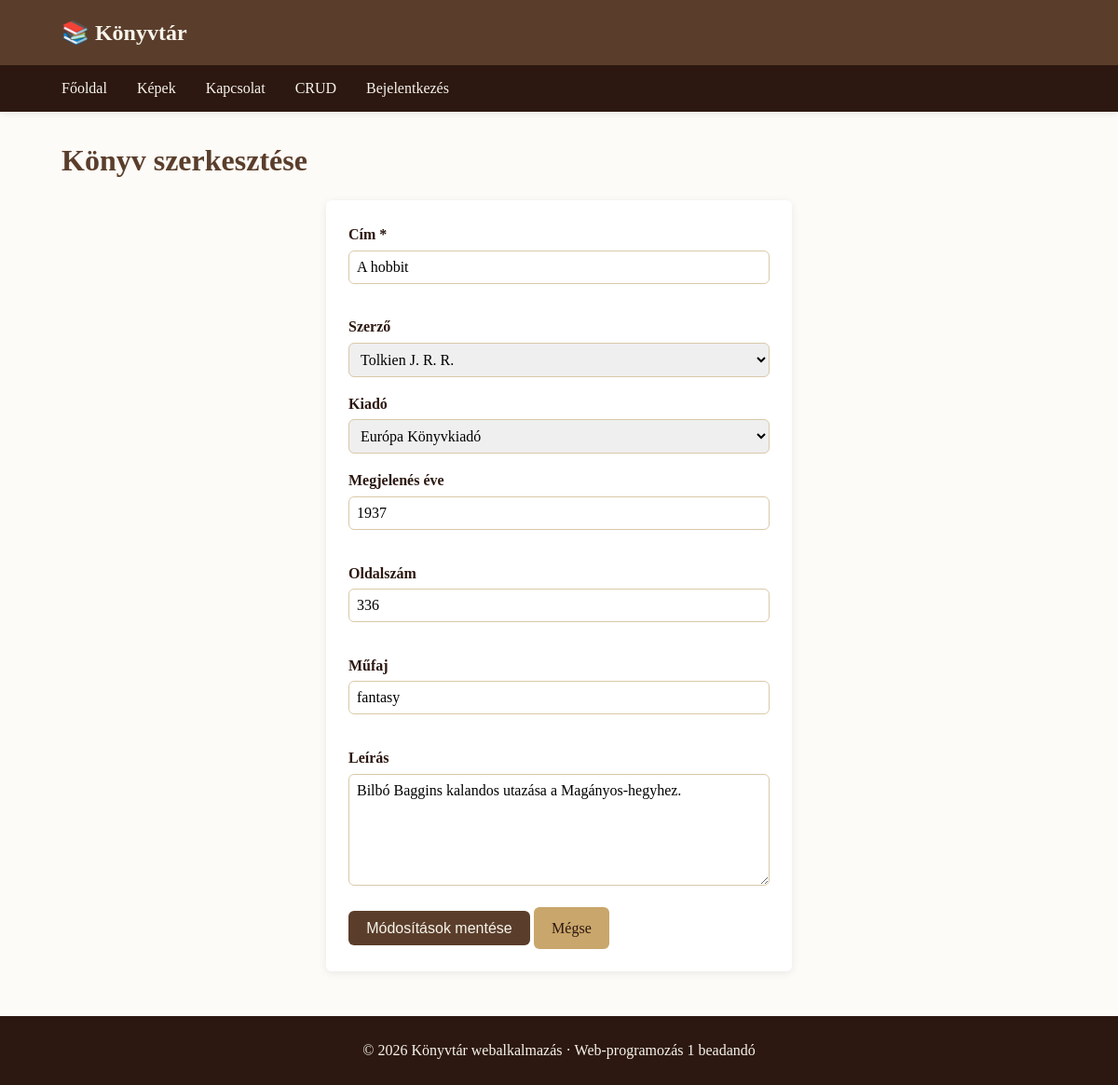
Screenshot of /konyvek/2/szerkesztes with the database file from the repository.
### tables this page shows
CREATE TABLE konyvek (
    id              INT UNSIGNED AUTO_INCREMENT PRIMARY KEY,
    cim             VARCHAR(200) NOT NULL,
    szerzo_id       INT UNSIGNED NULL,
    kiado_id        INT UNSIGNED NULL,
    megjelenes_eve  SMALLINT     NULL,
    oldalszam       INT UNSIGNED NULL,
    mufaj           VARCHAR(60)  NULL,
    leiras          TEXT         NULL,
    rogzitve        DATETIME     NOT NULL DEFAULT CURRENT_TIMESTAMP,
    FOREIGN KEY (szerzo_id) REFERENCES szerzok(id) ON DELETE SET NULL,
    FOREIGN KEY (kiado_id)  REFERENCES kiadok(id)  ON DELETE SET NULL,
    INDEX (cim),
    INDEX (mufaj)
);

CREATE TABLE kiadok (
    id      INT UNSIGNED AUTO_INCREMENT PRIMARY KEY,
    nev     VARCHAR(150) NOT NULL UNIQUE,
    varos   VARCHAR(100) NULL
);

### src/Controllers/Controller.php (called while the page is built, shortened)
<?php
abstract class Controller
{
    public function __construct(PDO $dbh)
    {
        $this->dbh = $dbh;
    }
    protected function nezet(string $view, array $valtozok = [], string $cim = ''): void
    {
        extract($valtozok, EXTR_SKIP);
        require __DIR__ . '/../Views/' . $view . '.php';
        require __DIR__ . '/../Views/layout.php';
    }
}

### src/Controllers/KonyvekController.php (called while the page is built, shortened)
<?php
final class KonyvekController extends Controller
{
    public function szerkesztesUrlap(array $parameterek): void
    {
        $id = (int) ($parameterek['id'] ?? 0);
        $konyv = $this->konyvBetolt($id);
        $this->nezet('konyvek/urlap', [
            'konyv'     => $konyv,
            'szerzok'   => $this->szerzokListaja(),
            'kiadok'    => $this->kiadokListaja(),
            'hibak'     => [],
            'cselekves' => '/konyvek/' . $id . '/szerkesztes',
            'cim'       => 'Könyv szerkesztése',
        ], 'Könyv szerkesztése');
    }
    private function konyvBetolt(int $id): ?array
    {
        $stmt = $this->dbh->prepare('SELECT * FROM konyvek WHERE id = :id LIMIT 1');
        $stmt->execute([':id' => $id]);
        $sor = $stmt->fetch();
        return $sor === false ? null : $sor;
    }
    private function szerzokListaja(): array
    {
        return $this->dbh->query(
            "SELECT id, CONCAT_WS(' ', csaladi_nev, uton_nev) AS nev
             FROM szerzok ORDER BY csaladi_nev, uton_nev"
        )->fetchAll();
    }
    private function kiadokListaja(): array
    {
        return $this->dbh->query('SELECT id, nev FROM kiadok ORDER BY nev')->fetchAll();
    }
}

### public/index.php (called while the page is built, shortened)
<?php
$dbh = require __DIR__ . '/../config/db.php';
$utvonal = parse_url($_SERVER['REQUEST_URI'] ?? '/', PHP_URL_PATH) ?: '/';
$metodus = strtoupper($_SERVER['REQUEST_METHOD'] ?? 'GET');
$router = new Router($dbh);
$router->kezel($metodus, $utvonal);

### src/Views/konyvek/urlap.php (the view, shortened to what this page needs)
<?php
$h = static fn(?string $s): string => htmlspecialchars($s ?? '', ENT_QUOTES, 'UTF-8');
$ujE = ((int) ($konyv['id'] ?? 0)) === 0;
?>
<h1><?= $h($cim) ?></h1>
<form class="urlap" method="POST" action="<?= $h($cselekves) ?>" novalidate>
    <div class="urlap-mezo">
        <label for="cim">Cím *</label>
        <input type="text" id="cim" name="cim" value="<?= $h((string) $konyv['cim']) ?>">
        <div class="urlap-hibauzenet"><?= $h($hibak['cim'] ?? '') ?></div>
    </div>
    <div class="urlap-mezo">
        <label for="szerzo_id">Szerző</label>
        <select id="szerzo_id" name="szerzo_id">
            <?php foreach ($szerzok as $sz): ?>
                <option value="<?= (int) $sz['id'] ?>"
                    <?= ((string) $sz['id'] === (string) $konyv['szerzo_id']) ? 'selected' : '' ?>>
                    <?= $h($sz['nev']) ?>
                </option>
            <?php endforeach; ?>
        </select>
    </div>
    <div class="urlap-mezo">
        <label for="kiado_id">Kiadó</label>
        <select id="kiado_id" name="kiado_id">
            <?php foreach ($kiadok as $ki): ?>
                <option value="<?= (int) $ki['id'] ?>"
                    <?= ((string) $ki['id'] === (string) $konyv['kiado_id']) ? 'selected' : '' ?>>
                    <?= $h($ki['nev']) ?>
                </option>
            <?php endforeach; ?>
        </select>
    </div>
    <div class="urlap-mezo">
        <label for="megjelenes_eve">Megjelenés éve</label>
        <input type="text" id="megjelenes_eve" name="megjelenes_eve"
               value="<?= $h((string) $konyv['megjelenes_eve']) ?>"
               inputmode="numeric">
        <div class="urlap-hibauzenet"><?= $h($hibak['megjelenes_eve'] ?? '') ?></div>
    </div>
    <div class="urlap-mezo">
        <label for="oldalszam">Oldalszám</label>
        <input type="text" id="oldalszam" name="oldalszam"
               value="<?= $h((string) $konyv['oldalszam']) ?>"
               inputmode="numeric">
        <div class="urlap-hibauzenet"><?= $h($hibak['oldalszam'] ?? '') ?></div>
    </div>
    <div class="urlap-mezo">
        <label for="mufaj">Műfaj</label>
        <input type="text" id="mufaj" name="mufaj" value="<?= $h((string) $konyv['mufaj']) ?>">
        <div class="urlap-hibauzenet"><?= $h($hibak['mufaj'] ?? '') ?></div>
    </div>
    <div class="urlap-mezo">
        <label for="leiras">Leírás</label>
        <textarea id="leiras" name="leiras"><?= $h((string) $konyv['leiras']) ?></textarea>
    </div>
    <button type="submit" class="gomb">
        <?= $ujE ? 'Könyv mentése' : 'Módosítások mentése' ?>
    </button>
    <a class="gomb gomb-masodlagos" href="/konyvek">Mégse</a>
</form>

### src/Router.php (shortened to what this page needs)
<?php
final class Router
{
    private array $utvonalak = [];
    private PDO $dbh;
    public function __construct(PDO $dbh)
    {
        $this->dbh = $dbh;
    }
    private function hozzaad(string $metodus, string $minta, string $controller, string $akcio): void
    {
        $this->utvonalak[] = [
            'metodus'    => $metodus,
            'minta'      => $minta,
            'controller' => $controller,
            'akcio'      => $akcio,
        ];
    }
    public function kezel(string $metodus, string $utvonal): void
    {
        foreach ($this->utvonalak as $ut) {
            if ($ut['metodus'] !== $metodus) {
                continue;
            }
            $regex = $this->mintaRegex($ut['minta']);
            if (preg_match($regex, $utvonal, $talalat)) {
                $parameterek = array_filter(
                    $talalat,
                    fn($kulcs) => is_string($kulcs),
                    ARRAY_FILTER_USE_KEY
                );
                $controller = new $osztaly($this->dbh);
                $controller->{$ut['akcio']}($parameterek);
                return;
            }
        }
    }
    private function mintaRegex(string $minta): string
    {
        $regex = preg_replace('#\{([a-zA-Z_]+)\}#', '(?P<$1>[^/]+)', $minta);
        return '#^' . $regex . '$#';
    }
}

### public/assets/css/stilus.css (style rules this page uses)
:root { --szin-elsodleges: #5a3e2b; --szin-masodlagos: #c9a66b; --szin-vilagos: #f8f4ec; --szin-sotet: #2c1810; --szin-szoveg: #2c1810; --szin-hatter: #fdfbf7; --szin-keret: #d9c9a9; --szin-hiba: #b71c1c; --szin-siker: #2e7d32; --tavolsag: 1rem; --kerekitett: 6px; --arnyek: 0 2px 8px rgba(0, 0, 0, 0.08); --max-szelesseg: 1100px; }
* { box-sizing: border-box; }
html, body { margin: 0; padding: 0; }
body { font-family: Georgia, 'Times New Roman', serif; color: var(--szin-szoveg); background-color: var(--szin-hatter); line-height: 1.6; }
a { color: var(--szin-elsodleges); text-decoration: none; }
h1, h2, h3 { color: var(--szin-elsodleges); line-height: 1.3; }
.urlap { max-width: 500px; margin: 0 auto; background: white; padding: 1.5rem; border-radius: var(--kerekitett); box-shadow: var(--arnyek); }
.urlap-mezo { margin-bottom: 1rem; }
.urlap-mezo label { display: block; margin-bottom: 0.25rem; font-weight: bold; }
.urlap-mezo input, .urlap-mezo textarea, .urlap-mezo select { width: 100%; padding: 0.5rem; border: 1px solid var(--szin-keret); border-radius: var(--kerekitett); font-family: inherit; font-size: 1rem; }
.urlap-mezo textarea { min-height: 120px; resize: vertical; }
.urlap-hibauzenet { color: var(--szin-hiba); font-size: 0.85rem; margin-top: 0.25rem; min-height: 1em; }
.gomb { display: inline-block; padding: 0.6rem 1.2rem; background-color: var(--szin-elsodleges); color: var(--szin-vilagos); border: none; border-radius: var(--kerekitett); cursor: pointer; font-size: 1rem; text-decoration: none; }
.gomb-masodlagos { background-color: var(--szin-masodlagos); color: var(--szin-sotet); }

### rows the page displays
konyvek: cim "A hobbit", szerzo_id "Tolkien J. R. R.", kiado_id "Európa Könyvkiadó", megjelenes_eve "1937", oldalszam "336", mufaj "fantasy", leiras "Bilbó Baggins kalandos utazása a Magányos-hegyhez."
